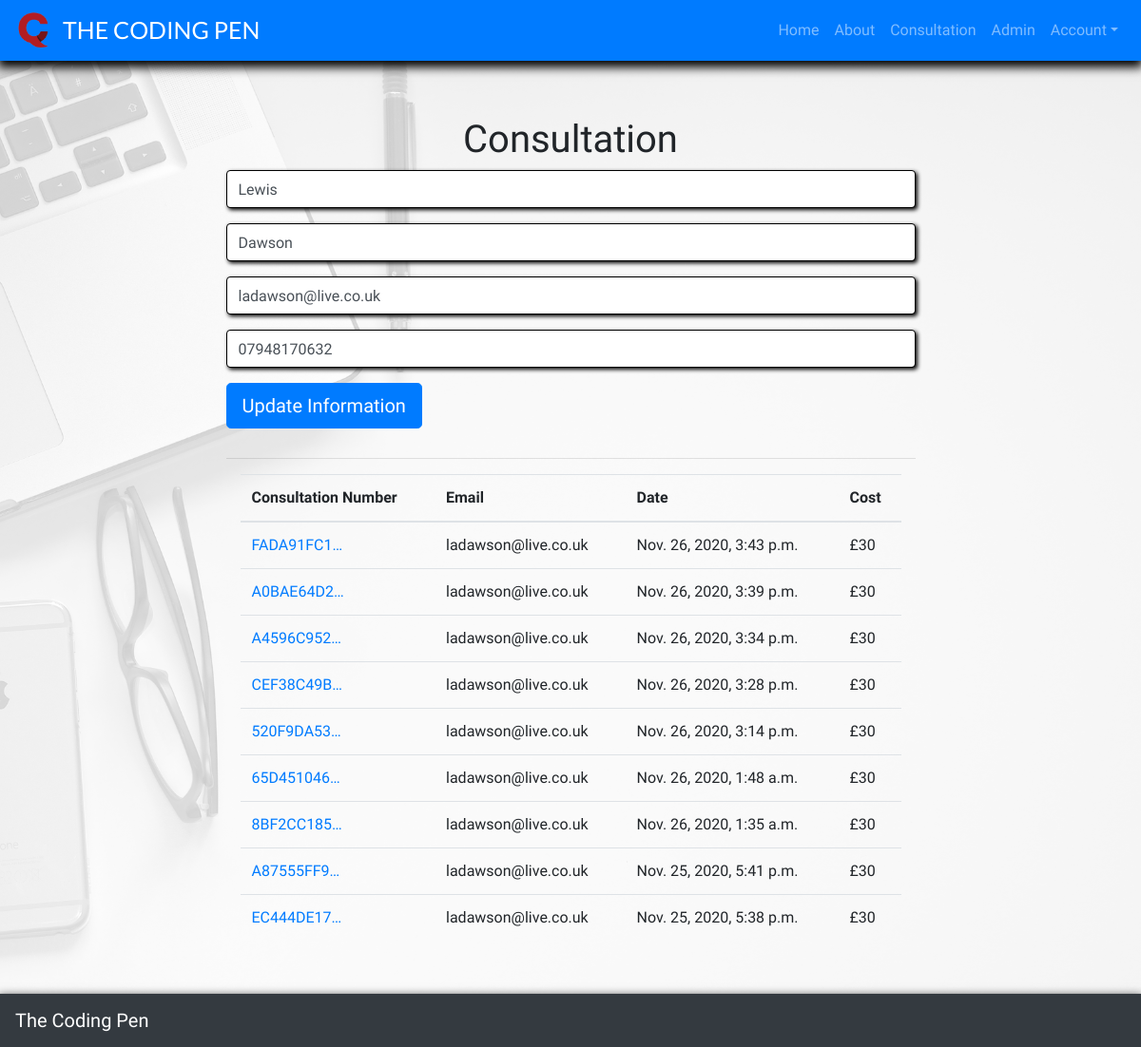
/profile/ (signed in), run on the app's committed database.
### profiles/models.py (models this page shows, shortened)
class UserProfile(models.Model):
    user = models.OneToOneField(User, on_delete=models.CASCADE)
    default_first_name = models.CharField(max_length=20, null=True, blank=True)
    default_last_name = models.CharField(max_length=20, null=True, blank=True)
    default_email = models.CharField(max_length=30, null=True, blank=True)
    default_phone_number = models.CharField(max_length=20, null=True, blank=True)

### consultation/models.py (models this page shows, shortened)
class Consultation(models.Model):
    consultation_number = models.CharField(max_length=32, null=False, editable=False)
    user_profile = models.ForeignKey(UserProfile, on_delete=models.SET_NULL,
                                     null=True, blank=True, related_name='consultation')
    first_name = models.CharField(max_length=20, null=False, blank=False)
    last_name = models.CharField(max_length=20, null=False, blank=False)
    email = models.EmailField(max_length=100, null=False, blank=False, default="")
    phone_number = models.CharField(max_length=30, null=False, blank=False)
    date = models.DateTimeField(auto_now_add=True)
    consultation_idea = models.TextField(max_length=3000, null=False, blank=False)
    consultation_cost = models.DecimalField(max_digits=5, decimal_places=2, null=False, default=30)
    stripe_pid = models.CharField(max_length=254, null=False, blank=False, default='')

### profiles/views.py (the view)
# urls.py: path('profile/', include('profiles.urls')),
def profile(request):
    profile = get_object_or_404(UserProfile, user=request.user)
    form = UserProfileForm(instance=profile)
    consultations = profile.consultation.all().order_by('-date')
    if request.method == 'POST':
        form = UserProfileForm(request.POST, instance=profile)
        if form.is_valid():
            form.save()
            messages.success(request, 'Profile updated successfully')
    template = 'profiles/profile.html'
    context = {
        'form': form,
        'consultations': consultations,
    }
    return render(request, template, context)

### profiles/forms.py
class UserProfileForm(forms.ModelForm):
    class Meta:
        model = UserProfile
        exclude = ('user',)
    def __init__(self, *args, **kwargs):
        super().__init__(*args, **kwargs)
        placeholders = {
            'default_first_name': 'First Name',
            'default_last_name': 'Last Name',
            'default_email': 'Email Address',
            'default_phone_number': 'Phone Number',
        }
        self.fields['default_email'].widget.attrs['autofocus'] = True
        for field in self.fields:
            self.fields[field].label = False
            self.fields[field].widget.attrs['placeholder'] = placeholders[field]
            self.fields[field].widget.attrs['class'] = 'stripe-style-input'

### profiles/templates/profiles/profile.html (shortened to what this page needs)
{% extends "base.html" %}
{% load static %}
{% block extra_css %}
<link rel="stylesheet" href="{% static 'css/profiles.css' %}">
{% endblock %}
{% block page_header %}
<div class="header-container"></div>
{% endblock %}
{% block content %}
<div class="background-overlay"></div>
<div class="container-fluid no-gutters h-100 consult-container">
	<div class="row h-100 justify-content-center align-items-center form-container">
		<div class="col my-auto title-box ">
			<div class="jumbotron">
				<div class="row justify-content-center">
					<h1 class="consult-title">Consultation</h1>
				</div>
				<form class="" action="{% url 'profile' %}" method="POST" id="profile-update-form">
					{{ form|crispy }}
					<button class="btn btn-primary btn-lg ">Update Information</button>
				</form>
				<hr>
				<div class="col-12">
					<table class="table">
						<thead>
							<tr>
								<th scope="col">Consultation Number</th>
								<th scope="col">Email</th>
								<th scope="col">Date</th>
								<th scope="col">Cost</th>
							</tr>
						</thead>
						<tbody>
                            {% for consultation in consultations %}
                                <tr>
                                    <td>
                                        <a href="{% url 'consultation_history' consultation.consultation_number %}"
                                        title="{{ consultation.consultation_number }}">
                                            {{ consultation.consultation_number|truncatechars:10 }}
                                        </a>
                                    </td>
                                    <td>{{ consultation.email }}</td>
                                    <td>{{ consultation.date }}</td>
                                    <td>£30</td>
                                </tr>
                            {% endfor %}
						</tbody>
					</table>
				</div>
			</div>
		</div>
	</div>
</div>
{% endblock %}

### static/css/base.css (style rules this page uses)
html { height: 100% }
.header-container { padding-top: 59px; }
.jumbotron { max-width: 1070px; background-color: transparent; }
.form-container { justify-content: center; display: flex; }
body { background: url('/media/background.jpg') no-repeat center center fixed; background-size: cover; height: calc(100vh - 59px); font-family: 'Patua One', cursive; }
form { padding-bottom: 2%; }
button { background: none; border: none; }

### profiles/static/css/profiles.css (style rules this page uses)
.stripe-style-input { box-sizing: border-box; height: 40px; padding: 10px 12px; border: 1.5px solid black; border-radius: 4px; background-color: white; box-shadow: 2px 2px 4px 0 black; -webkit-transition: box-shadow 150ms ease; transition: box-shadow 150ms ease, border 150ms ease; }
.stripe-style-input::placeholder { color: #4a4a4f; }
.background-overlay { position: fixed; top: 0; left: 0; height: 100%; width: 100%; background-color: rgba(255, 255, 255, 0.8); }
.consult-container { display: flex; justify-content: center; }
.form-container { width: 50%; margin-left: 25%; margin-right: 25%; }
.jumbotron { width: 100%; max-width: 2000px; }
@media (max-width: 1600px) { .form-container { width: 70%; margin-left: 15%; margin-right: 15%; } }

### data on the page
UserProfile: default_first_name "Lewis", default_last_name "Dawson", default_email "ladawson@live.co.uk", default_phone_number "07948170632"
Consultation: consultation_number "FADA91FC1…", email "ladawson@live.co.uk", date "Nov. 26, 2020, 3:43 p.m."
Consultation: consultation_number "A0BAE64D2…", email "ladawson@live.co.uk", date "Nov. 26, 2020, 3:39 p.m."
Consultation: consultation_number "A4596C952…", email "ladawson@live.co.uk", date "Nov. 26, 2020, 3:34 p.m."
Consultation: consultation_number "CEF38C49B…", email "ladawson@live.co.uk", date "Nov. 26, 2020, 3:28 p.m."
Consultation: consultation_number "520F9DA53…", email "ladawson@live.co.uk", date "Nov. 26, 2020, 3:14 p.m."
Consultation: consultation_number "65D451046…", email "ladawson@live.co.uk", date "Nov. 26, 2020, 1:48 a.m."
Consultation: consultation_number "8BF2CC185…", email "ladawson@live.co.uk", date "Nov. 26, 2020, 1:35 a.m."
Consultation: consultation_number "A87555FF9…", email "ladawson@live.co.uk", date "Nov. 25, 2020, 5:41 p.m."
Consultation: consultation_number "EC444DE17…", email "ladawson@live.co.uk", date "Nov. 25, 2020, 5:38 p.m."
